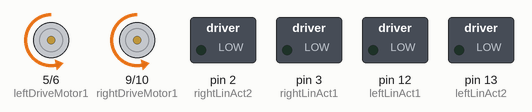
A sketch run on a simulated Arduino Uno, built with avr-gcc and run on an emulated ATmega328P. On the bench: motor-driver pin pairs drawn as motors (green arrow = first pin HIGH = forward, orange = second pin HIGH = backward, longer = more drive), switched loads named in the sketch (green lamp = pin HIGH).

Above: at 1.0 s.
Timing chart, 0 to 5.8 s (numbered marks = the images above):
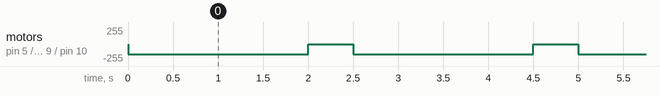

Measured:
- by itself, motor on pin 5 (leftDriveMotor1) / pin 6 (leftDriveMotor2), motor on pin 9 (rightDriveMotor1) / pin 10 (rightDriveMotor2): alternates backward 150/255 for 2.0 s and stopped for 0.50 s

The sketch:

tests.ino
```cpp
/******************************************************************************
 * (18-578 / 16-778 / 24-778) MECHATRONIC DESIGN
 * TEAM F: SWIPER
 * MEMBERS:
 *          - CHOO, FOO LAI
 *          - EREBOR, TELSON
 *          - FLAREAU, JOSHUA
 *          - KALOUCHE, SIMON
 *          - TAN, NICHOLAS
 *
 * LAST REVISION: 04/23/2015
 *
 *****************************************************************************/

// Analog and Digital I/O Pin Assignment
#define rightDriveMotor1   9  // up
#define rightDriveMotor2   10
#define leftDriveMotor1    5  // up
#define leftDriveMotor2    6

#define rightLinAct1       3  // contract
#define rightLinAct2       2
#define leftLinAct1        12 // contract
#define leftLinAct2        13

#define rightWindowSwitch  9
#define leftWindowSwitch   10
#define frameSwitch        11
#define startSwitch        12
#define IMU                13

// Constants
#define linActPWM 255

// Obstacles ?
boolean obstacle = true;

// initialize some variables
int rightWindowSwitchVal, leftWindowSwitchVal, frameSwitchVal, startSwitchVal;
float roll, pitch;

void setup() {

  // declare output pins
  pinMode(rightDriveMotor1, OUTPUT);
  pinMode(rightDriveMotor2, OUTPUT);
  pinMode(leftDriveMotor1, OUTPUT);
  pinMode(leftDriveMotor2, OUTPUT);
  pinMode(rightLinAct1, OUTPUT);
  pinMode(rightLinAct2, OUTPUT);
  pinMode(leftLinAct1, OUTPUT);
  pinMode(leftLinAct2, OUTPUT);

  // declare input pins
  pinMode(rightWindowSwitch, INPUT_PULLUP);
  pinMode(leftWindowSwitch, INPUT_PULLUP);
  pinMode(frameSwitch, INPUT_PULLUP);
  pinMode(startSwitch, INPUT_PULLUP);

  // start Serial connection process
  Serial.begin(115200);
}

void loop() {
  // test some stuff

  // ----- POWER ON -----
  // right side
  analogWrite(rightLinAct1, 0);
  analogWrite(rightLinAct2, 0);
  analogWrite(rightDriveMotor1, 0);
  analogWrite(rightDriveMotor2, 150);
  // left side
  analogWrite(leftLinAct1, 0);
  analogWrite(leftLinAct2, 0);
  analogWrite(leftDriveMotor1, 0);
  analogWrite(leftDriveMotor2, 150);
  delay(2000);

  // ----- POWER OFF -----
  // right side
  analogWrite(rightLinAct1, 0);
  analogWrite(rightLinAct2, 0);
  analogWrite(rightDriveMotor1, 0);
  analogWrite(rightDriveMotor2, 0);
  // left side
  analogWrite(leftLinAct1, 0);
  analogWrite(leftLinAct2, 0);
  analogWrite(leftDriveMotor1, 0);
  analogWrite(leftDriveMotor2, 0);
  delay(500);


}
```
